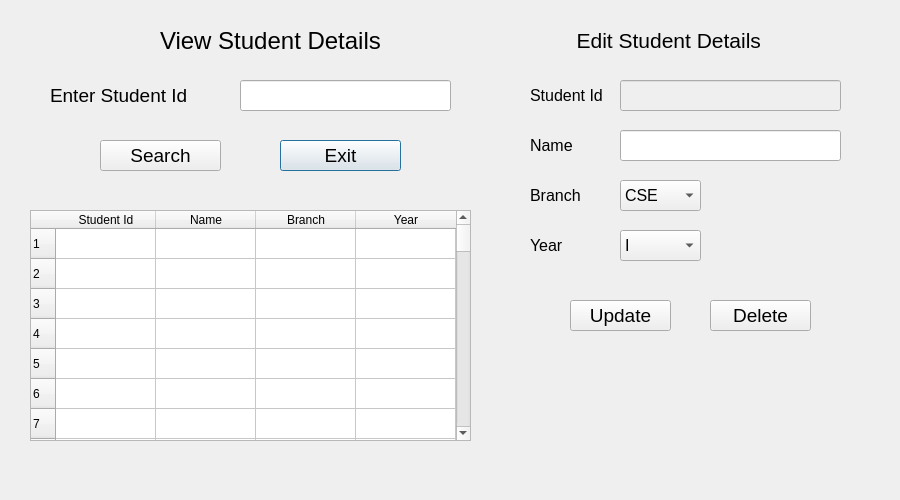
<?xml version="1.0" encoding="UTF-8"?>
<ui version="4.0">
 <class>Dialog</class>
 <widget class="QDialog" name="Dialog">
  <property name="geometry">
   <rect>
    <x>0</x>
    <y>0</y>
    <width>900</width>
    <height>500</height>
   </rect>
  </property>
  <property name="windowTitle">
   <string>Dialog</string>
  </property>
  <property name="styleSheet">
   <string notr="true">QDialog{
	background-image: url(:/newPrefix/bg3.jpg);

}
QPushButton:hover{
background-color:lightgrey;
color:black;
}
</string>
  </property>
  <widget class="QPushButton" name="ee1">
   <property name="geometry">
    <rect>
     <x>280</x>
     <y>140</y>
     <width>121</width>
     <height>31</height>
    </rect>
   </property>
   <property name="font">
    <font>
     <pointsize>14</pointsize>
    </font>
   </property>
   <property name="text">
    <string>Exit</string>
   </property>
  </widget>
  <widget class="QTableWidget" name="t3">
   <property name="enabled">
    <bool>true</bool>
   </property>
   <property name="geometry">
    <rect>
     <x>30</x>
     <y>210</y>
     <width>441</width>
     <height>231</height>
    </rect>
   </property>
   <property name="font">
    <font>
     <pointsize>8</pointsize>
    </font>
   </property>
   <property name="rowCount">
    <number>200</number>
   </property>
   <row/>
   <row/>
   <row/>
   <row/>
   <row/>
   <row/>
   <row/>
   <row/>
   <row/>
   <row/>
   <row/>
   <row/>
   <row/>
   <row/>
   <row/>
   <row/>
   <row/>
   <row/>
   <row/>
   <row/>
   <row/>
   <row/>
   <row/>
   <row/>
   <row/>
   <row/>
   <row/>
   <row/>
   <row/>
   <row/>
   <row/>
   <row/>
   <row/>
   <row/>
   <row/>
   <row/>
   <row/>
   <row/>
   <row/>
   <row/>
   <row/>
   <row/>
   <row/>
   <row/>
   <row/>
   <row/>
   <row/>
   <row/>
   <row/>
   <row/>
   <row/>
   <row/>
   <row/>
   <row/>
   <row/>
   <row/>
   <row/>
   <row/>
   <row/>
   <row/>
   <row/>
   <row/>
   <row/>
   <row/>
   <row/>
   <row/>
   <row/>
   <row/>
   <row/>
   <row/>
   <row/>
   <row/>
   <row/>
   <row/>
   <row/>
   <row/>
   <row/>
   <row/>
   <row/>
   <row/>
   <row/>
   <row/>
   <row/>
   <row/>
   <row/>
   <row/>
   <row/>
   <row/>
   <row/>
   <row/>
   <row/>
   <row/>
   <row/>
   <row/>
   <row/>
   <row/>
   <row/>
   <row/>
   <row/>
   <row/>
   <row/>
   <row/>
   <row/>
   <row/>
   <row/>
   <row/>
   <row/>
   <row/>
   <row/>
   <row/>
   <row/>
   <row/>
   <row/>
   <row/>
   <row/>
   <row/>
   <row/>
   <row/>
   <row/>
   <row/>
   <row/>
   <row/>
   <row/>
   <row/>
   <row/>
   <row/>
   <row/>
   <row/>
   <row/>
   <row/>
   <row/>
   <row/>
   <row/>
   <row/>
   <row/>
   <row/>
   <row/>
   <row/>
   <row/>
   <row/>
   <row/>
   <row/>
   <row/>
   <row/>
   <row/>
   <row/>
   <row/>
   <row/>
   <row/>
   <row/>
   <row/>
   <row/>
   <row/>
   <row/>
   <row/>
   <row/>
   <row/>
   <row/>
   <row/>
   <row/>
   <row/>
   <row/>
   <row/>
   <row/>
   <row/>
   <row/>
   <row/>
   <row/>
   <row/>
   <row/>
   <row/>
   <row/>
   <row/>
   <row/>
   <row/>
   <row/>
   <row/>
   <row/>
   <row/>
   <row/>
   <row/>
   <row/>
   <row/>
   <row/>
   <row/>
   <row/>
   <row/>
   <row/>
   <row/>
   <row/>
   <row/>
   <row/>
   <row/>
   <row/>
   <row/>
   <row/>
   <row/>
   <row/>
   <row/>
   <row/>
   <column>
    <property name="text">
     <string>Student Id</string>
    </property>
   </column>
   <column>
    <property name="text">
     <string>Name</string>
    </property>
   </column>
   <column>
    <property name="text">
     <string>Branch</string>
    </property>
   </column>
   <column>
    <property name="text">
     <string>Year</string>
    </property>
   </column>
  </widget>
  <widget class="QLabel" name="label">
   <property name="geometry">
    <rect>
     <x>160</x>
     <y>20</y>
     <width>221</width>
     <height>41</height>
    </rect>
   </property>
   <property name="font">
    <font>
     <pointsize>18</pointsize>
    </font>
   </property>
   <property name="text">
    <string>View Student Details</string>
   </property>
  </widget>
  <widget class="QLabel" name="label_2">
   <property name="geometry">
    <rect>
     <x>50</x>
     <y>80</y>
     <width>171</width>
     <height>31</height>
    </rect>
   </property>
   <property name="font">
    <font>
     <pointsize>14</pointsize>
    </font>
   </property>
   <property name="text">
    <string>Enter Student Id</string>
   </property>
  </widget>
  <widget class="QLineEdit" name="vs">
   <property name="geometry">
    <rect>
     <x>240</x>
     <y>80</y>
     <width>211</width>
     <height>31</height>
    </rect>
   </property>
   <property name="font">
    <font>
     <pointsize>12</pointsize>
    </font>
   </property>
  </widget>
  <widget class="QPushButton" name="ss">
   <property name="geometry">
    <rect>
     <x>100</x>
     <y>140</y>
     <width>121</width>
     <height>31</height>
    </rect>
   </property>
   <property name="font">
    <font>
     <pointsize>14</pointsize>
    </font>
   </property>
   <property name="text">
    <string>Search</string>
   </property>
  </widget>
  <widget class="QLabel" name="label_3">
   <property name="geometry">
    <rect>
     <x>530</x>
     <y>20</y>
     <width>331</width>
     <height>41</height>
    </rect>
   </property>
   <property name="font">
    <font>
     <pointsize>16</pointsize>
     <weight>50</weight>
     <italic>false</italic>
     <bold>false</bold>
    </font>
   </property>
   <property name="styleSheet">
    <string notr="true"/>
   </property>
   <property name="text">
    <string>        Edit Student Details</string>
   </property>
  </widget>
  <widget class="QComboBox" name="vs4">
   <property name="enabled">
    <bool>true</bool>
   </property>
   <property name="geometry">
    <rect>
     <x>620</x>
     <y>230</y>
     <width>81</width>
     <height>31</height>
    </rect>
   </property>
   <property name="font">
    <font>
     <pointsize>12</pointsize>
     <weight>50</weight>
     <bold>false</bold>
    </font>
   </property>
   <item>
    <property name="text">
     <string>I</string>
    </property>
   </item>
   <item>
    <property name="text">
     <string>II</string>
    </property>
   </item>
   <item>
    <property name="text">
     <string>III</string>
    </property>
   </item>
   <item>
    <property name="text">
     <string>IV</string>
    </property>
   </item>
  </widget>
  <widget class="QLineEdit" name="vs2">
   <property name="geometry">
    <rect>
     <x>620</x>
     <y>130</y>
     <width>221</width>
     <height>31</height>
    </rect>
   </property>
   <property name="font">
    <font>
     <pointsize>12</pointsize>
    </font>
   </property>
  </widget>
  <widget class="QLabel" name="label_5">
   <property name="geometry">
    <rect>
     <x>530</x>
     <y>230</y>
     <width>81</width>
     <height>31</height>
    </rect>
   </property>
   <property name="font">
    <font>
     <pointsize>12</pointsize>
    </font>
   </property>
   <property name="text">
    <string>Year</string>
   </property>
  </widget>
  <widget class="QComboBox" name="vs3">
   <property name="geometry">
    <rect>
     <x>620</x>
     <y>180</y>
     <width>81</width>
     <height>31</height>
    </rect>
   </property>
   <property name="font">
    <font>
     <pointsize>12</pointsize>
     <weight>50</weight>
     <bold>false</bold>
    </font>
   </property>
   <item>
    <property name="text">
     <string>CSE</string>
    </property>
   </item>
   <item>
    <property name="text">
     <string>IT</string>
    </property>
   </item>
   <item>
    <property name="text">
     <string>ECE</string>
    </property>
   </item>
   <item>
    <property name="text">
     <string>CE</string>
    </property>
   </item>
   <item>
    <property name="text">
     <string>ME</string>
    </property>
   </item>
  </widget>
  <widget class="QLabel" name="label_6">
   <property name="geometry">
    <rect>
     <x>530</x>
     <y>180</y>
     <width>91</width>
     <height>31</height>
    </rect>
   </property>
   <property name="font">
    <font>
     <pointsize>12</pointsize>
    </font>
   </property>
   <property name="text">
    <string>Branch</string>
   </property>
  </widget>
  <widget class="QPushButton" name="u1">
   <property name="geometry">
    <rect>
     <x>570</x>
     <y>300</y>
     <width>101</width>
     <height>31</height>
    </rect>
   </property>
   <property name="font">
    <font>
     <pointsize>14</pointsize>
    </font>
   </property>
   <property name="text">
    <string>Update</string>
   </property>
  </widget>
  <widget class="QLabel" name="label_7">
   <property name="geometry">
    <rect>
     <x>530</x>
     <y>130</y>
     <width>61</width>
     <height>31</height>
    </rect>
   </property>
   <property name="font">
    <font>
     <pointsize>12</pointsize>
    </font>
   </property>
   <property name="text">
    <string>Name</string>
   </property>
  </widget>
  <widget class="QPushButton" name="d1">
   <property name="geometry">
    <rect>
     <x>710</x>
     <y>300</y>
     <width>101</width>
     <height>31</height>
    </rect>
   </property>
   <property name="font">
    <font>
     <pointsize>14</pointsize>
    </font>
   </property>
   <property name="text">
    <string>Delete</string>
   </property>
  </widget>
  <widget class="QLabel" name="label_4">
   <property name="geometry">
    <rect>
     <x>530</x>
     <y>80</y>
     <width>171</width>
     <height>31</height>
    </rect>
   </property>
   <property name="font">
    <font>
     <pointsize>12</pointsize>
    </font>
   </property>
   <property name="text">
    <string>Student Id</string>
   </property>
  </widget>
  <widget class="QLineEdit" name="vs1">
   <property name="enabled">
    <bool>false</bool>
   </property>
   <property name="geometry">
    <rect>
     <x>620</x>
     <y>80</y>
     <width>221</width>
     <height>31</height>
    </rect>
   </property>
   <property name="font">
    <font>
     <pointsize>12</pointsize>
    </font>
   </property>
  </widget>
 </widget>
 <resources>
  <include location="bg3.qrc"/>
 </resources>
 <connections/>
</ui>
